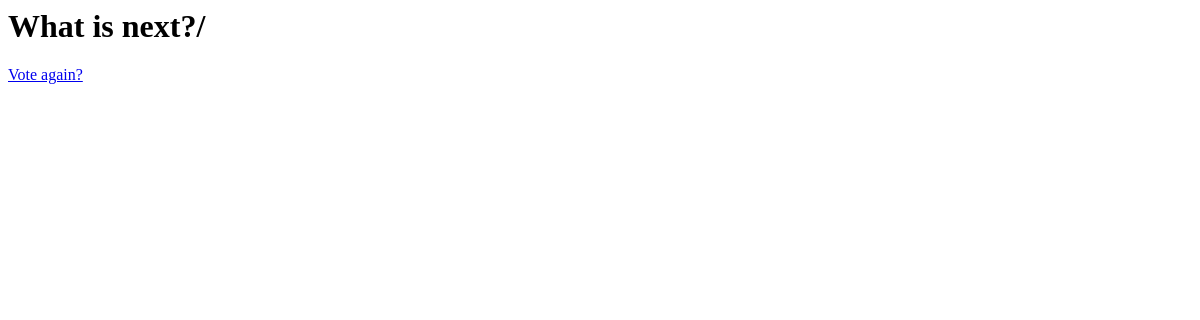
The app's page /polls/1/results/, older data.
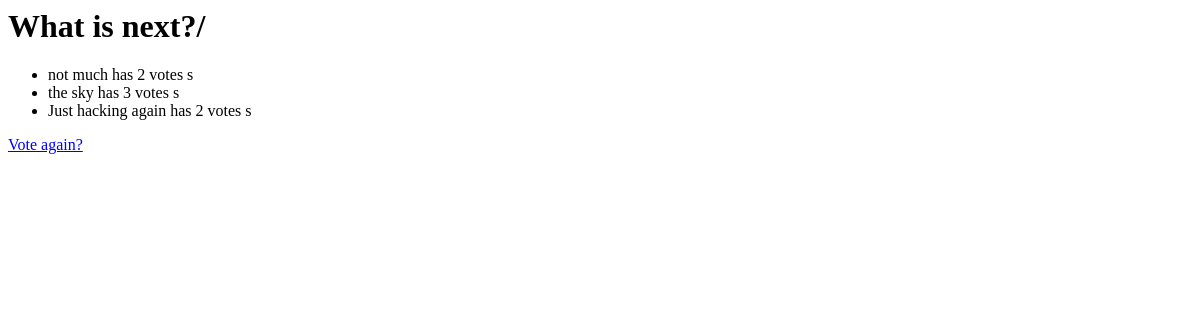
The same page, newer data.
### polls/models.py (models this page shows, shortened)
class Question(models.Model):
    question_text = models.CharField(max_length=200)
    pud_date = models.DateTimeField('Date published')
    datetime.timedelta(days=1)

class Choice(models.Model):
    question = models.ForeignKey(Question,on_delete = models.CASCADE)
    choice_text = models.CharField(max_length = 200)
    votes = models.IntegerField(default = 0)

### polls/views.py (the view)
# urls.py: path('<int:pk>/results/',views.ResultsView.as_view(),name="results"),
class ResultsView(generic.DetailView):
    model = Question
    template_name = 'polls/results.html'

### polls/templates/polls/results.html
<h1>{{question.question_text}}</h1>
<ul>
  {% for choice in question.choice_set.all %}
    <li>{{choice.choice_text}} has {{choice.votes}} votes {{choice.votes|pluralize}}</li>
  {% endfor %}
</ul>
<a href="{% url 'polls:detail' question.id %}" >Vote again?</a>

Row changes from the older to the newer data that the page shows:
added Choice: choice_text "not much", votes "2"
added Choice: choice_text "the sky", votes "3"
added Choice: choice_text "Just hacking again", votes "2"
